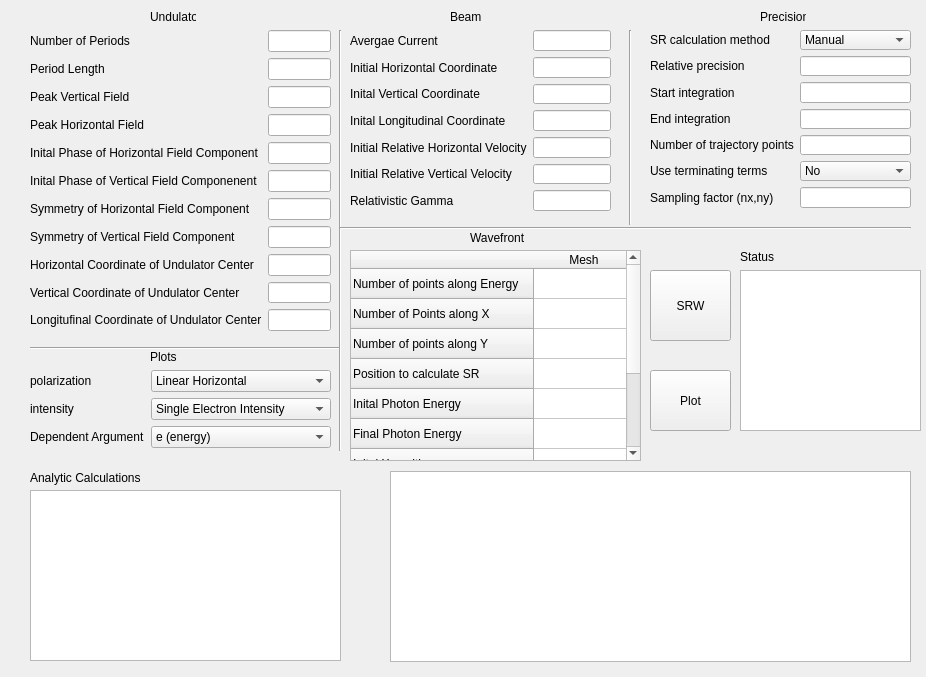
<?xml version="1.0" encoding="UTF-8"?>
<ui version="4.0">
 <class>Form</class>
 <widget class="QWidget" name="Form">
  <property name="geometry">
   <rect>
    <x>0</x>
    <y>0</y>
    <width>926</width>
    <height>677</height>
   </rect>
  </property>
  <property name="windowTitle">
   <string>Form</string>
  </property>
  <widget class="QWidget" name="formLayoutWidget">
   <property name="geometry">
    <rect>
     <x>30</x>
     <y>30</y>
     <width>301</width>
     <height>301</height>
    </rect>
   </property>
   <layout class="QFormLayout" name="formLayout">
    <property name="fieldGrowthPolicy">
     <enum>QFormLayout::AllNonFixedFieldsGrow</enum>
    </property>
    <item row="0" column="0">
     <widget class="QLabel" name="label">
      <property name="text">
       <string>Number of Periods</string>
      </property>
     </widget>
    </item>
    <item row="0" column="1">
     <widget class="QLineEdit" name="numper"/>
    </item>
    <item row="1" column="0">
     <widget class="QLabel" name="label_2">
      <property name="text">
       <string>Period Length</string>
      </property>
     </widget>
    </item>
    <item row="2" column="0">
     <widget class="QLabel" name="label_3">
      <property name="text">
       <string>Peak Vertical Field</string>
      </property>
     </widget>
    </item>
    <item row="3" column="0">
     <widget class="QLabel" name="label_4">
      <property name="text">
       <string>Peak Horizontal Field</string>
      </property>
     </widget>
    </item>
    <item row="4" column="0">
     <widget class="QLabel" name="label_5">
      <property name="text">
       <string>Inital Phase of Horizontal Field Component</string>
      </property>
     </widget>
    </item>
    <item row="5" column="0">
     <widget class="QLabel" name="label_6">
      <property name="text">
       <string>Inital Phase of Vertical Field Componenent</string>
      </property>
     </widget>
    </item>
    <item row="6" column="0">
     <widget class="QLabel" name="label_7">
      <property name="text">
       <string>Symmetry of Horizontal Field Component</string>
      </property>
     </widget>
    </item>
    <item row="7" column="0">
     <widget class="QLabel" name="label_8">
      <property name="text">
       <string>Symmetry of Vertical Field Component</string>
      </property>
     </widget>
    </item>
    <item row="8" column="0">
     <widget class="QLabel" name="label_9">
      <property name="text">
       <string>Horizontal Coordinate of Undulator Center </string>
      </property>
     </widget>
    </item>
    <item row="9" column="0">
     <widget class="QLabel" name="label_10">
      <property name="text">
       <string>Vertical Coordinate of Undulator Center</string>
      </property>
     </widget>
    </item>
    <item row="10" column="0">
     <widget class="QLabel" name="label_11">
      <property name="text">
       <string>Longitufinal Coordinate of Undulator Center</string>
      </property>
     </widget>
    </item>
    <item row="1" column="1">
     <widget class="QLineEdit" name="undper"/>
    </item>
    <item row="2" column="1">
     <widget class="QLineEdit" name="by"/>
    </item>
    <item row="3" column="1">
     <widget class="QLineEdit" name="bx"/>
    </item>
    <item row="4" column="1">
     <widget class="QLineEdit" name="phbx"/>
    </item>
    <item row="5" column="1">
     <widget class="QLineEdit" name="phby"/>
    </item>
    <item row="6" column="1">
     <widget class="QLineEdit" name="sbx"/>
    </item>
    <item row="7" column="1">
     <widget class="QLineEdit" name="sby"/>
    </item>
    <item row="8" column="1">
     <widget class="QLineEdit" name="xcid"/>
    </item>
    <item row="9" column="1">
     <widget class="QLineEdit" name="ycid"/>
    </item>
    <item row="10" column="1">
     <widget class="QLineEdit" name="zcid"/>
    </item>
   </layout>
  </widget>
  <widget class="QWidget" name="formLayoutWidget_2">
   <property name="geometry">
    <rect>
     <x>350</x>
     <y>30</y>
     <width>261</width>
     <height>181</height>
    </rect>
   </property>
   <layout class="QFormLayout" name="formLayout_2">
    <item row="0" column="0">
     <widget class="QLabel" name="label_12">
      <property name="text">
       <string>Avergae Current</string>
      </property>
     </widget>
    </item>
    <item row="1" column="0">
     <widget class="QLabel" name="label_13">
      <property name="text">
       <string>Initial Horizontal Coordinate</string>
      </property>
     </widget>
    </item>
    <item row="2" column="0">
     <widget class="QLabel" name="label_14">
      <property name="text">
       <string>Inital Vertical Coordinate</string>
      </property>
     </widget>
    </item>
    <item row="3" column="0">
     <widget class="QLabel" name="label_15">
      <property name="text">
       <string>Inital Longitudinal Coordinate</string>
      </property>
     </widget>
    </item>
    <item row="4" column="0">
     <widget class="QLabel" name="label_16">
      <property name="text">
       <string>Initial Relative Horizontal Velocity</string>
      </property>
     </widget>
    </item>
    <item row="5" column="0">
     <widget class="QLabel" name="label_17">
      <property name="text">
       <string>Initial Relative Vertical Velocity</string>
      </property>
     </widget>
    </item>
    <item row="6" column="0">
     <widget class="QLabel" name="label_18">
      <property name="text">
       <string>Relativistic Gamma</string>
      </property>
     </widget>
    </item>
    <item row="0" column="1">
     <widget class="QLineEdit" name="iavg"/>
    </item>
    <item row="1" column="1">
     <widget class="QLineEdit" name="partstatmom1x"/>
    </item>
    <item row="2" column="1">
     <widget class="QLineEdit" name="partstatmom1y"/>
    </item>
    <item row="3" column="1">
     <widget class="QLineEdit" name="partstatmom1z"/>
    </item>
    <item row="4" column="1">
     <widget class="QLineEdit" name="partstatmom1xp"/>
    </item>
    <item row="5" column="1">
     <widget class="QLineEdit" name="partstatmom1yp"/>
    </item>
    <item row="6" column="1">
     <widget class="QLineEdit" name="partstatmom1gamma"/>
    </item>
   </layout>
  </widget>
  <widget class="QPushButton" name="pushButton">
   <property name="geometry">
    <rect>
     <x>650</x>
     <y>270</y>
     <width>81</width>
     <height>71</height>
    </rect>
   </property>
   <property name="text">
    <string>SRW</string>
   </property>
  </widget>
  <widget class="QWidget" name="formLayoutWidget_3">
   <property name="geometry">
    <rect>
     <x>650</x>
     <y>30</y>
     <width>261</width>
     <height>178</height>
    </rect>
   </property>
   <layout class="QFormLayout" name="formLayout_3">
    <item row="0" column="0">
     <widget class="QLabel" name="label_19">
      <property name="text">
       <string>SR calculation method</string>
      </property>
     </widget>
    </item>
    <item row="0" column="1">
     <widget class="QComboBox" name="meth">
      <item>
       <property name="text">
        <string>Manual</string>
       </property>
      </item>
      <item>
       <property name="text">
        <string>Auto-Undulator</string>
       </property>
      </item>
      <item>
       <property name="text">
        <string>Auto-Wiggler</string>
       </property>
      </item>
     </widget>
    </item>
    <item row="1" column="0">
     <widget class="QLabel" name="label_20">
      <property name="text">
       <string>Relative precision</string>
      </property>
     </widget>
    </item>
    <item row="1" column="1">
     <widget class="QLineEdit" name="relprec"/>
    </item>
    <item row="2" column="0">
     <widget class="QLabel" name="label_21">
      <property name="text">
       <string>Start integration</string>
      </property>
     </widget>
    </item>
    <item row="3" column="0">
     <widget class="QLabel" name="label_22">
      <property name="text">
       <string>End integration</string>
      </property>
     </widget>
    </item>
    <item row="4" column="0">
     <widget class="QLabel" name="label_23">
      <property name="text">
       <string>Number of trajectory points</string>
      </property>
     </widget>
    </item>
    <item row="5" column="0">
     <widget class="QLabel" name="label_24">
      <property name="text">
       <string>Use terminating terms</string>
      </property>
     </widget>
    </item>
    <item row="5" column="1">
     <widget class="QComboBox" name="usetermin">
      <item>
       <property name="text">
        <string>No</string>
       </property>
      </item>
      <item>
       <property name="text">
        <string>Yes</string>
       </property>
      </item>
     </widget>
    </item>
    <item row="6" column="0">
     <widget class="QLabel" name="label_25">
      <property name="text">
       <string>Sampling factor (nx,ny)</string>
      </property>
     </widget>
    </item>
    <item row="6" column="1">
     <widget class="QLineEdit" name="sampfactnxnyprop"/>
    </item>
    <item row="2" column="1">
     <widget class="QLineEdit" name="zstartint"/>
    </item>
    <item row="3" column="1">
     <widget class="QLineEdit" name="zendint"/>
    </item>
    <item row="4" column="1">
     <widget class="QLineEdit" name="nptraj"/>
    </item>
   </layout>
  </widget>
  <widget class="QTableWidget" name="tableWidget">
   <property name="geometry">
    <rect>
     <x>350</x>
     <y>250</y>
     <width>291</width>
     <height>211</height>
    </rect>
   </property>
   <row>
    <property name="text">
     <string>Number of points along Energy</string>
    </property>
   </row>
   <row>
    <property name="text">
     <string>Number of Points along X</string>
    </property>
   </row>
   <row>
    <property name="text">
     <string>Number of points along Y</string>
    </property>
   </row>
   <row>
    <property name="text">
     <string>Position to calculate SR</string>
    </property>
   </row>
   <row>
    <property name="text">
     <string>Inital Photon Energy</string>
    </property>
   </row>
   <row>
    <property name="text">
     <string>Final Photon Energy</string>
    </property>
   </row>
   <row>
    <property name="text">
     <string>Inital X position</string>
    </property>
   </row>
   <row>
    <property name="text">
     <string>Inital Y position</string>
    </property>
   </row>
   <row>
    <property name="text">
     <string>Final X position</string>
    </property>
   </row>
   <row>
    <property name="text">
     <string>Final Y position</string>
    </property>
   </row>
   <column>
    <property name="text">
     <string>Mesh</string>
    </property>
   </column>
  </widget>
  <widget class="QWidget" name="formLayoutWidget_4">
   <property name="geometry">
    <rect>
     <x>30</x>
     <y>370</y>
     <width>301</width>
     <height>80</height>
    </rect>
   </property>
   <layout class="QFormLayout" name="formLayout_4">
    <item row="0" column="0">
     <widget class="QLabel" name="label_31">
      <property name="text">
       <string>polarization</string>
      </property>
     </widget>
    </item>
    <item row="1" column="0">
     <widget class="QLabel" name="label_32">
      <property name="text">
       <string>intensity</string>
      </property>
     </widget>
    </item>
    <item row="1" column="1">
     <widget class="QComboBox" name="intensity">
      <item>
       <property name="text">
        <string>Single Electron Intensity</string>
       </property>
      </item>
      <item>
       <property name="text">
        <string>Multi Electron Intensity</string>
       </property>
      </item>
      <item>
       <property name="text">
        <string>Single Electron FLux</string>
       </property>
      </item>
      <item>
       <property name="text">
        <string>Multi Electron FLux</string>
       </property>
      </item>
      <item>
       <property name="text">
        <string>Single Electron Radiation Phase</string>
       </property>
      </item>
      <item>
       <property name="text">
        <string>Real Part of Electron E-Field</string>
       </property>
      </item>
      <item>
       <property name="text">
        <string>Imaginary Part of Electron E-Field</string>
       </property>
      </item>
     </widget>
    </item>
    <item row="2" column="0">
     <widget class="QLabel" name="label_33">
      <property name="text">
       <string>Dependent Argument</string>
      </property>
     </widget>
    </item>
    <item row="2" column="1">
     <widget class="QComboBox" name="deparg">
      <item>
       <property name="text">
        <string>e (energy)</string>
       </property>
      </item>
      <item>
       <property name="text">
        <string>x (horizontal)</string>
       </property>
      </item>
      <item>
       <property name="text">
        <string>y (vertical)</string>
       </property>
      </item>
      <item>
       <property name="text">
        <string>x &amp; y</string>
       </property>
      </item>
      <item>
       <property name="text">
        <string>e &amp; x</string>
       </property>
      </item>
      <item>
       <property name="text">
        <string>e &amp; y</string>
       </property>
      </item>
      <item>
       <property name="text">
        <string>e &amp; x &amp; y</string>
       </property>
      </item>
     </widget>
    </item>
    <item row="0" column="1">
     <widget class="QComboBox" name="polar">
      <item>
       <property name="text">
        <string>Linear Horizontal</string>
       </property>
      </item>
      <item>
       <property name="text">
        <string>Linear Vertical</string>
       </property>
      </item>
      <item>
       <property name="text">
        <string>Linear 45 Degrees</string>
       </property>
      </item>
      <item>
       <property name="text">
        <string>Linear 135 Degrees</string>
       </property>
      </item>
      <item>
       <property name="text">
        <string>Circular Right</string>
       </property>
      </item>
      <item>
       <property name="text">
        <string>Circular</string>
       </property>
      </item>
      <item>
       <property name="text">
        <string>Total</string>
       </property>
      </item>
     </widget>
    </item>
   </layout>
  </widget>
  <widget class="QLabel" name="label_26">
   <property name="geometry">
    <rect>
     <x>150</x>
     <y>10</y>
     <width>46</width>
     <height>13</height>
    </rect>
   </property>
   <property name="text">
    <string>Undulator</string>
   </property>
  </widget>
  <widget class="QLabel" name="label_27">
   <property name="geometry">
    <rect>
     <x>450</x>
     <y>10</y>
     <width>46</width>
     <height>13</height>
    </rect>
   </property>
   <property name="text">
    <string>Beam</string>
   </property>
  </widget>
  <widget class="QLabel" name="label_28">
   <property name="geometry">
    <rect>
     <x>760</x>
     <y>10</y>
     <width>46</width>
     <height>13</height>
    </rect>
   </property>
   <property name="text">
    <string>Precision</string>
   </property>
  </widget>
  <widget class="QLabel" name="label_29">
   <property name="geometry">
    <rect>
     <x>150</x>
     <y>350</y>
     <width>46</width>
     <height>13</height>
    </rect>
   </property>
   <property name="text">
    <string>Plots</string>
   </property>
  </widget>
  <widget class="Line" name="line">
   <property name="geometry">
    <rect>
     <x>30</x>
     <y>340</y>
     <width>311</width>
     <height>16</height>
    </rect>
   </property>
   <property name="orientation">
    <enum>Qt::Horizontal</enum>
   </property>
  </widget>
  <widget class="Line" name="line_2">
   <property name="geometry">
    <rect>
     <x>330</x>
     <y>30</y>
     <width>20</width>
     <height>421</height>
    </rect>
   </property>
   <property name="orientation">
    <enum>Qt::Vertical</enum>
   </property>
  </widget>
  <widget class="QLabel" name="label_30">
   <property name="geometry">
    <rect>
     <x>470</x>
     <y>230</y>
     <width>71</width>
     <height>16</height>
    </rect>
   </property>
   <property name="text">
    <string>Wavefront</string>
   </property>
  </widget>
  <widget class="Line" name="line_3">
   <property name="geometry">
    <rect>
     <x>340</x>
     <y>220</y>
     <width>571</width>
     <height>16</height>
    </rect>
   </property>
   <property name="orientation">
    <enum>Qt::Horizontal</enum>
   </property>
  </widget>
  <widget class="Line" name="line_4">
   <property name="geometry">
    <rect>
     <x>620</x>
     <y>30</y>
     <width>20</width>
     <height>195</height>
    </rect>
   </property>
   <property name="orientation">
    <enum>Qt::Vertical</enum>
   </property>
  </widget>
  <widget class="QTextEdit" name="status">
   <property name="geometry">
    <rect>
     <x>740</x>
     <y>270</y>
     <width>181</width>
     <height>161</height>
    </rect>
   </property>
  </widget>
  <widget class="QTextEdit" name="analytic">
   <property name="geometry">
    <rect>
     <x>30</x>
     <y>490</y>
     <width>311</width>
     <height>171</height>
    </rect>
   </property>
  </widget>
  <widget class="QGraphicsView" name="graphicsView">
   <property name="geometry">
    <rect>
     <x>390</x>
     <y>471</y>
     <width>521</width>
     <height>191</height>
    </rect>
   </property>
  </widget>
  <widget class="QLabel" name="label_34">
   <property name="geometry">
    <rect>
     <x>740</x>
     <y>250</y>
     <width>46</width>
     <height>13</height>
    </rect>
   </property>
   <property name="text">
    <string>Status</string>
   </property>
  </widget>
  <widget class="QLabel" name="label_35">
   <property name="geometry">
    <rect>
     <x>30</x>
     <y>470</y>
     <width>131</width>
     <height>16</height>
    </rect>
   </property>
   <property name="text">
    <string>Analytic Calculations</string>
   </property>
  </widget>
  <widget class="QPushButton" name="plotButton">
   <property name="geometry">
    <rect>
     <x>650</x>
     <y>370</y>
     <width>81</width>
     <height>61</height>
    </rect>
   </property>
   <property name="text">
    <string>Plot</string>
   </property>
  </widget>
 </widget>
 <resources/>
 <connections/>
</ui>
